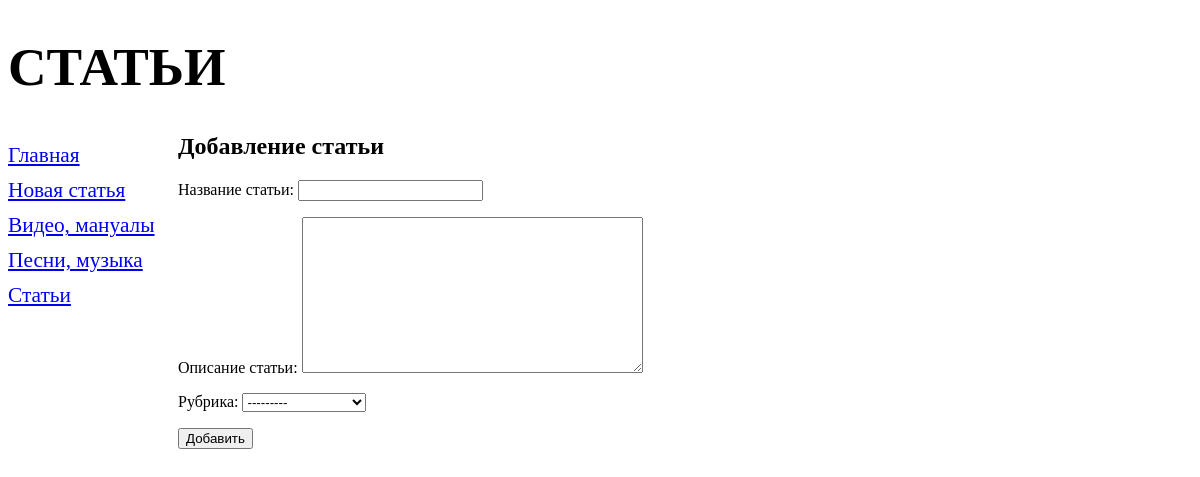
Screenshot of /add/ with the database file from the repository.
### bboard/models.py (models this page shows)
class Rubric(models.Model):
    name=models.CharField(max_length=20, db_index=True,verbose_name='Название')
    def __str__(self):
        return self.name
    class Meta:
        verbose_name_plural='Рубрики'
        verbose_name='Рубрика'
        ordering=['name']

### bboard/views.py (the view)
# urls.py: path('add/', BbCreateView.as_view(),name='add'),
class BbCreateView(CreateView):
    template_name = 'bboard/create.html'
    form_class = BbForm
    success_url = reverse_lazy('index')
    def get_context_data(self, **kwargs):
        context=super().get_context_data(**kwargs)
        context ['rubrics'] = Rubric.objects.all()
        return context

### bboard/forms.py
class BbForm (ModelForm):
    class Meta:
        model=Bb
        fields = ('title', 'content', 'rubric',)

### templates/bboard/create.html (shortened to what this page needs)
{% extends "bboard/layout/base.html" %}
{% block content %}
<h2> Добавление статьи</h2>
<form method ='post'>
    {{ form.as_p }}
    <input type="submit" value="Добавить">
</form>
{% endblock %}

### templates/bboard/layout/base.html (shortened to what this page needs)
{% load static %}
<!DOCTYPE html>
<html>
    <head>
        <link rel="stylesheet" type="text/css"
              href="{% static 'bboard/style.css' %}">
    </head>
    <body>
        <header>
            <h1> Статьи</h1>
        </header>
        <nav>
            <a href="{% url 'index' %}"> Главная </a>
            <a href="{% url 'add' %}"> Новая статья</a>
            {% for rubric in rubrics %}
            <a href="{% url 'by_rubric' rubric.pk %}/"> {{ rubric.name }} </a>
            {% endfor %}
        </nav>
        <section>
        {% block content %}
        {% endblock %}
        </section>
    </body>
</html>

### static/bboard/style.css (style rules this page uses)
header h1 { font-size: 40pt; text-transform: uppercase; text-align: center background: url("bg.jpg") left / auto 100% no-repeat; }
nav { font-size:16pt; width: 150px; float: left; }
nav a { display: block; margin:10px 0px ; }
section { margin-left: 170px; }

### rows the page displays
Rubric: name "Видео, мануалы"
Rubric: name "Песни, музыка"
Rubric: name "Статьи"
